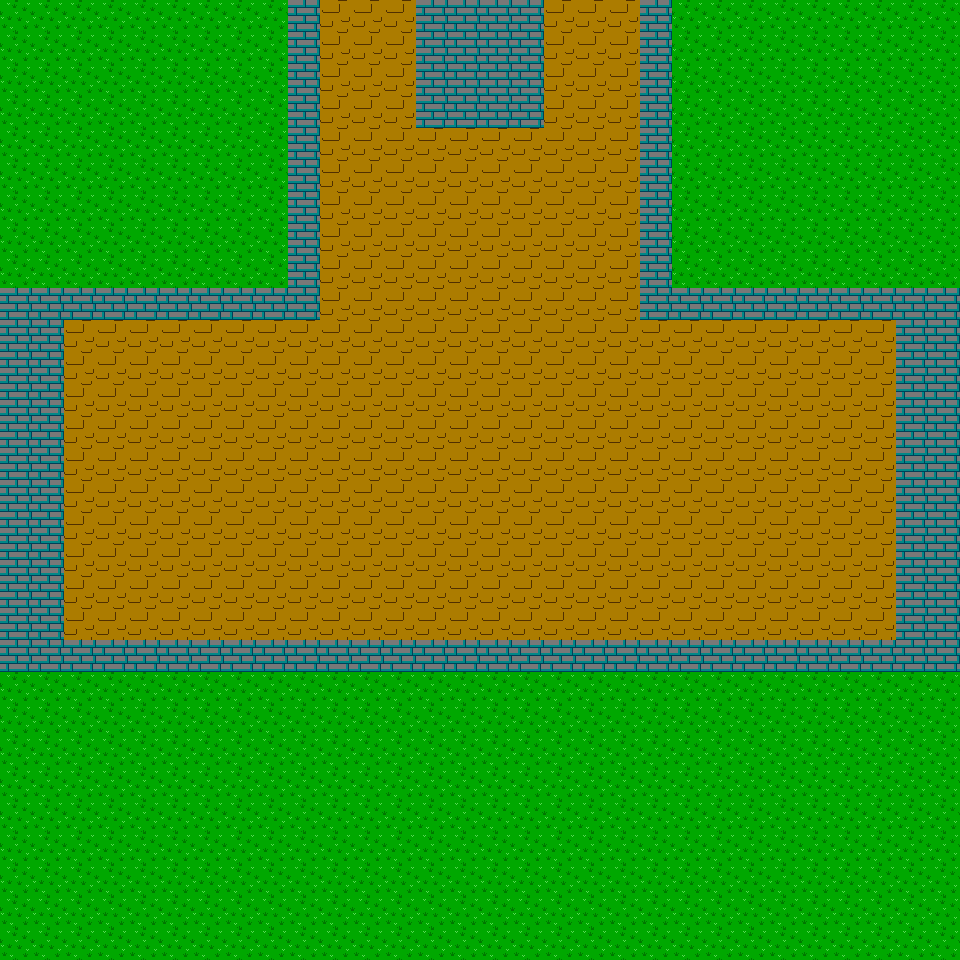

A 2D game scene composited from a Tiled map and its tileset images. What follows is a short description and the map's XML, with each tile layer's data collapsed to a summary:
An orthogonal 30x30 tile map with 32x32 px tiles, 1 tile layer (map) and 3 objects (3x Door).

<map version="1.0" orientation="orthogonal" width="30" height="30" tilewidth="32" tileheight="32">
 <tileset firstgid="1" name="Tiles" tilewidth="32" tileheight="32">
  <image source="img/tiles.png" width="96" height="32" />
  <tile id="0">
   <properties>
    <property name="solid" value="false" />
   </properties>
  </tile>
  <tile id="1">
   <properties>
    <property name="solid" value="false" />
   </properties>
  </tile>
 </tileset>
 <layer name="map" width="30" height="30">
  <data>[900 cells, 900 non-empty, 3 distinct tile ids]</data>
 </layer>
 <objectgroup name="objects" width="30" height="30">
  <object name="Door" x="544" y="0" width="96" height="32">
   <properties>
    <property name="to" value="north, 18, 28" />
   </properties>
  </object>
  <object name="Door" x="331" y="932" width="298" height="24">
   <properties>
    <property name="to" value="south" />
   </properties>
  </object>
  <object name="Door" x="320" y="0" width="96" height="32">
   <properties>
    <property name="to" value="north, 11, 28" />
   </properties>
  </object>
 </objectgroup>
</map>
